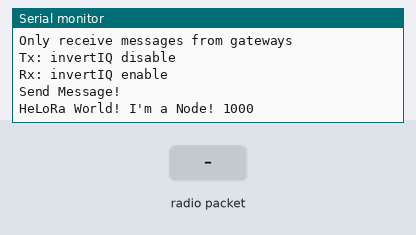
Bench run of a program on a simulated Arduino Pro Mini, built with avr-gcc and run on an emulated ATmega328P. Parts: the last lines printed to the serial monitor. The test bench sets the inputs (shaded band). No radio packets arrive unless stated.

Above: at 1.2 s.
1.3 s: radio packet "1" arrives
At 1.9 s:
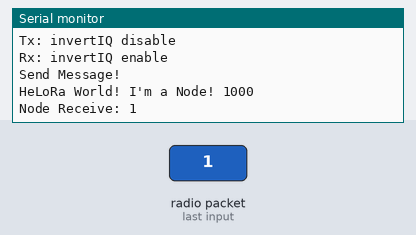
2.8 s: radio packet "0" arrives
At 2.97 s:
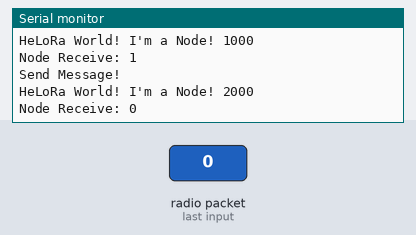
4.3 s: radio packet "2" arrives
At 4.9 s:
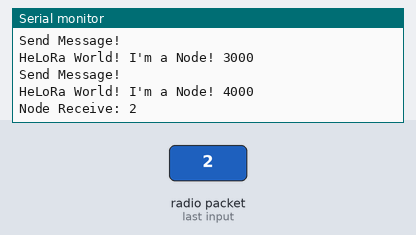
Timing chart, 0 to 7.3 s (numbered marks = the images above; inputs shaded):
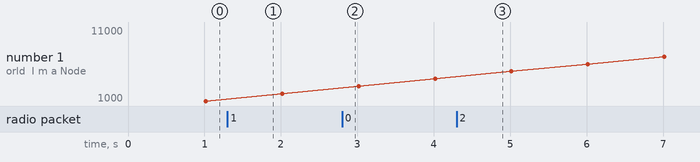

The program:

main.cpp
```cpp
/*
  LoRa Simple Gateway/Node Exemple

  This code uses InvertIQ function to create a simple Gateway/Node logic.

  Gateway - Sends messages with enableInvertIQ()
          - Receives messages with disableInvertIQ()

  Node    - Sends messages with disableInvertIQ()
          - Receives messages with enableInvertIQ()

  With this arrangement a Gateway never receive messages from another Gateway
  and a Node never receive message from another Node.
  Only Gateway to Node and vice versa.

  This code receives messages and sends a message every second.

  InvertIQ function basically invert the LoRa I and Q signals.

  See the Semtech datasheet, http://www.semtech.com/images/datasheet/sx1276.pdf
  for more on InvertIQ register 0x33.

  created 05 August 2018
  by Luiz H. Cassettari
*/

#include <SPI.h>              // include libraries
#include <LoRa.h>

const long frequency = 433E6;  // LoRa Frequency

const int csPin = 4;          // LoRa radio chip select
const int resetPin = 2;        // LoRa radio reset
const int irqPin = 3;          // change for your board; must be a hardware interrupt pin

//
void LoRa_rxMode(){
  LoRa.enableInvertIQ();                // active invert I and Q signals
  LoRa.receive();                       // set receive mode
}

void LoRa_txMode(){
  LoRa.idle();                          // set standby mode
  LoRa.disableInvertIQ();               // normal mode
}

void LoRa_sendMessage(String message) {
  LoRa_txMode();                        // set tx mode
  LoRa.beginPacket();                   // start packet
  LoRa.print(message);                  // add payload
  LoRa.endPacket(true);                 // finish packet and send it
}

void onReceive(int packetSize) {
  String message = "";

  while (LoRa.available()) {
    message += (char)LoRa.read();
  }

  Serial.print("Node Receive: ");
  Serial.println(message);
}

void onTxDone() {
  Serial.println("TxDone");
  LoRa_rxMode();
}

boolean runEvery(unsigned long interval)
{
  static unsigned long previousMillis = 0;
  unsigned long currentMillis = millis();
  if (currentMillis - previousMillis >= interval)
  {
    previousMillis = currentMillis;
    return true;
  }
  return false;
}

//
void setup() {
  Serial.begin(9600);                   // initialize serial
  while (!Serial);

  LoRa.setPins(csPin, resetPin, irqPin);

  if (!LoRa.begin(frequency)) {
    Serial.println("LoRa init failed. Check your connections.");
    while (true);                       // if failed, do nothing
  }

  Serial.println("LoRa init succeeded.");
  Serial.println();
  Serial.println("LoRa Simple Node");
  Serial.println("Only receive messages from gateways");
  Serial.println("Tx: invertIQ disable");
  Serial.println("Rx: invertIQ enable");
  Serial.println();

  LoRa.onReceive(onReceive);
  LoRa.onTxDone(onTxDone);
  LoRa_rxMode();
}

void loop() {
  if (runEvery(1000)) { // repeat every 1000 millis

    String message = "HeLoRa World! ";
    message += "I'm a Node! ";
    message += millis();

    LoRa_sendMessage(message); // send a message

    Serial.println("Send Message!");
    Serial.println(message);
  }
}
```

Measured:
- after the input at 1.3 s, the serial monitor: prints a new line at once (image 1)
- after the input at 2.8 s, the serial monitor: prints a new line at once (image 2)
- after the input at 4.3 s, the serial monitor: prints a new line at once (image 3)
